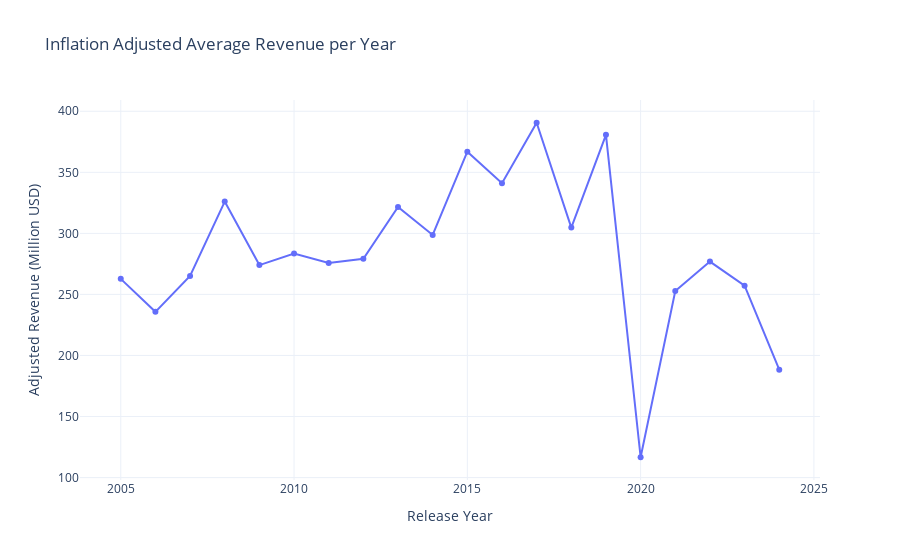

Notebook code cell kept with this figure:
### Code cell
current_year = 2025
dff['adj_revenue'] = dff['revenue'] * (1.025 ** (current_year - dff['year']))

adj = dff.groupby('year')['adj_revenue'].mean().reset_index()
adj['adj_million'] = adj['adj_revenue'] / 1e6

fig = px.line(
    adj,
    x='year',
    y='adj_million',
    markers=True,
    title='Inflation Adjusted Average Revenue per Year',
    labels={'year':'Release Year', 'adj_million':'Adjusted Revenue (Million USD)'},
    template=plotly_template
)

fig.show()

### Figure 1 — Plotly figure (JSON) as saved in the notebook; plotly's stock layout.template omitted (floating-point values rounded to 4 significant figures)
{"data": [{"hovertemplate": "Release Year=%{x}<br>Adjusted Revenue (Million USD)=%{y}<extra></extra>", "legendgroup": "", "line": {"color": "#636efa", "dash": "solid"}, "marker": {"symbol": "circle"}, "mode": "lines+markers", "name": "", "orientation": "v", "showlegend": false, "x": [2005, 2006, 2007, 2008, 2009, 2010, 2011, 2012, 2013, 2014, 2015, 2016, 2017, 2018, 2019, 2020, 2021, 2022, 2023, 2024], "xaxis": "x", "y": [262.8, 235.7, 265.1, 326.0, 274.0, 283.5, 275.7, 279.1, 321.7, 298.7, 366.9, 341.0, 390.6, 304.7, 380.7, 116.7, 252.8, 276.9, 257.2, 188.4], "yaxis": "y", "type": "scatter"}], "layout": {"xaxis": {"anchor": "y", "domain": [0.0, 1.0], "title": {"text": "Release Year"}}, "yaxis": {"anchor": "x", "domain": [0.0, 1.0], "title": {"text": "Adjusted Revenue (Million USD)"}}, "legend": {"tracegroupgap": 0}, "title": {"text": "Inflation Adjusted Average Revenue per Year"}}}
